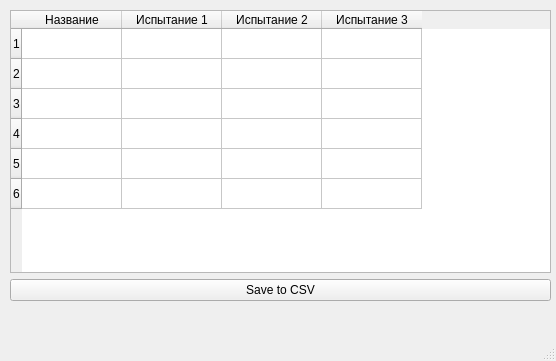
<?xml version="1.0" encoding="UTF-8"?>
<ui version="4.0">
 <class>MainWindow</class>
 <widget class="QMainWindow" name="MainWindow">
  <property name="geometry">
   <rect>
    <x>0</x>
    <y>0</y>
    <width>556</width>
    <height>361</height>
   </rect>
  </property>
  <property name="windowTitle">
   <string>MainWindow</string>
  </property>
  <widget class="QWidget" name="centralwidget">
   <widget class="QWidget" name="gridLayoutWidget">
    <property name="geometry">
     <rect>
      <x>10</x>
      <y>10</y>
      <width>541</width>
      <height>291</height>
     </rect>
    </property>
    <layout class="QGridLayout" name="gridLayout">
     <item row="0" column="0">
      <widget class="QTableWidget" name="tableWidget">
       <row>
        <property name="text">
         <string>1</string>
        </property>
       </row>
       <row>
        <property name="text">
         <string>2</string>
        </property>
       </row>
       <row>
        <property name="text">
         <string>3</string>
        </property>
       </row>
       <row>
        <property name="text">
         <string>4</string>
        </property>
       </row>
       <row>
        <property name="text">
         <string>5</string>
        </property>
       </row>
       <row>
        <property name="text">
         <string>6</string>
        </property>
       </row>
       <column>
        <property name="text">
         <string>Название</string>
        </property>
       </column>
       <column>
        <property name="text">
         <string>Испытание 1</string>
        </property>
       </column>
       <column>
        <property name="text">
         <string>Испытание 2</string>
        </property>
       </column>
       <column>
        <property name="text">
         <string>Испытание 3</string>
        </property>
       </column>
      </widget>
     </item>
     <item row="1" column="0">
      <widget class="QPushButton" name="pushButton">
       <property name="text">
        <string>Save to CSV</string>
       </property>
      </widget>
     </item>
    </layout>
   </widget>
  </widget>
  <widget class="QMenuBar" name="menubar">
   <property name="geometry">
    <rect>
     <x>0</x>
     <y>0</y>
     <width>556</width>
     <height>26</height>
    </rect>
   </property>
  </widget>
  <widget class="QStatusBar" name="statusbar"/>
 </widget>
 <resources/>
 <connections/>
</ui>
